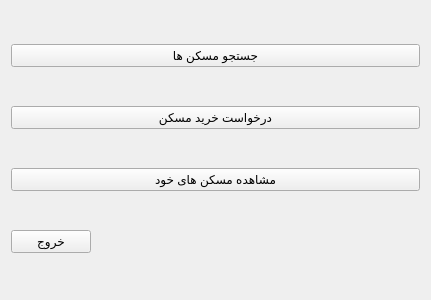
<?xml version="1.0" encoding="UTF-8"?>
<ui version="4.0">
 <class>user_page</class>
 <widget class="QWidget" name="user_page">
  <property name="geometry">
   <rect>
    <x>0</x>
    <y>0</y>
    <width>431</width>
    <height>300</height>
   </rect>
  </property>
  <property name="windowTitle">
   <string>Form</string>
  </property>
  <layout class="QGridLayout" name="gridLayout">
   <item row="3" column="1">
    <spacer name="horizontalSpacer">
     <property name="orientation">
      <enum>Qt::Horizontal</enum>
     </property>
     <property name="sizeHint" stdset="0">
      <size>
       <width>40</width>
       <height>20</height>
      </size>
     </property>
    </spacer>
   </item>
   <item row="0" column="0" colspan="2">
    <widget class="QPushButton" name="pushButton_3">
     <property name="text">
      <string>جستجو مسکن ها</string>
     </property>
    </widget>
   </item>
   <item row="1" column="0" colspan="2">
    <widget class="QPushButton" name="pushButton_2">
     <property name="text">
      <string>درخواست خرید مسکن</string>
     </property>
    </widget>
   </item>
   <item row="3" column="0">
    <widget class="QPushButton" name="pushButton_1">
     <property name="text">
      <string>خروج</string>
     </property>
    </widget>
   </item>
   <item row="2" column="0" colspan="2">
    <widget class="QPushButton" name="pushButton_4">
     <property name="text">
      <string>مشاهده مسکن های خود</string>
     </property>
    </widget>
   </item>
  </layout>
 </widget>
 <resources/>
 <connections/>
</ui>
